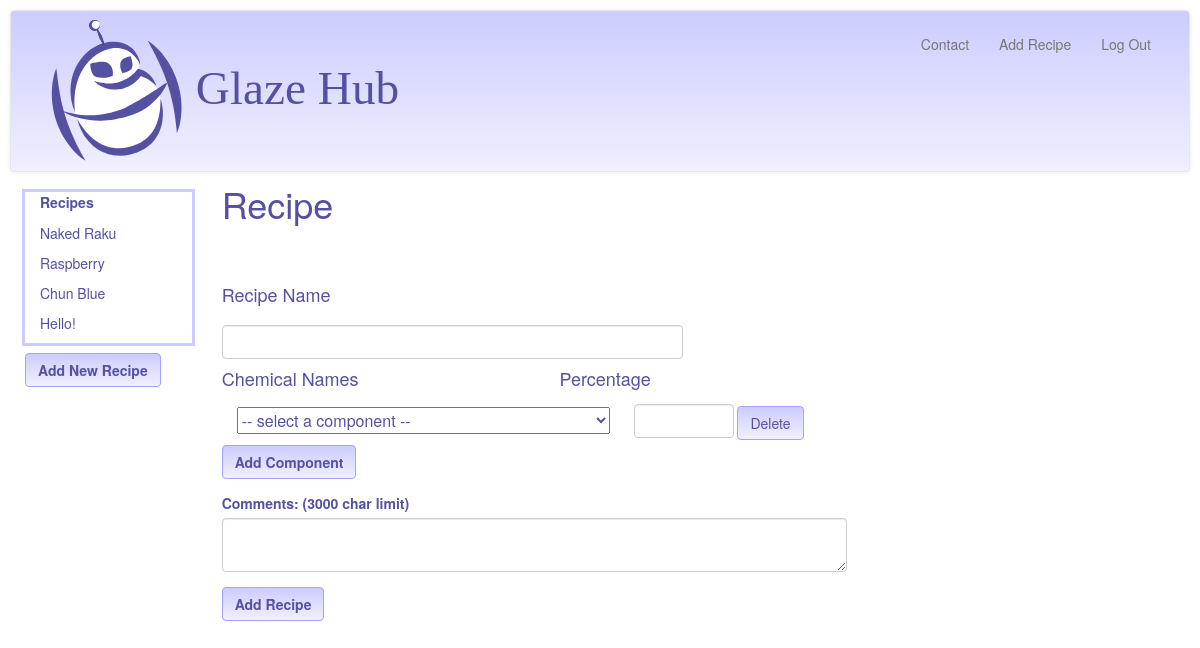
The app's page /addRecipe/4 (signed in), older data.
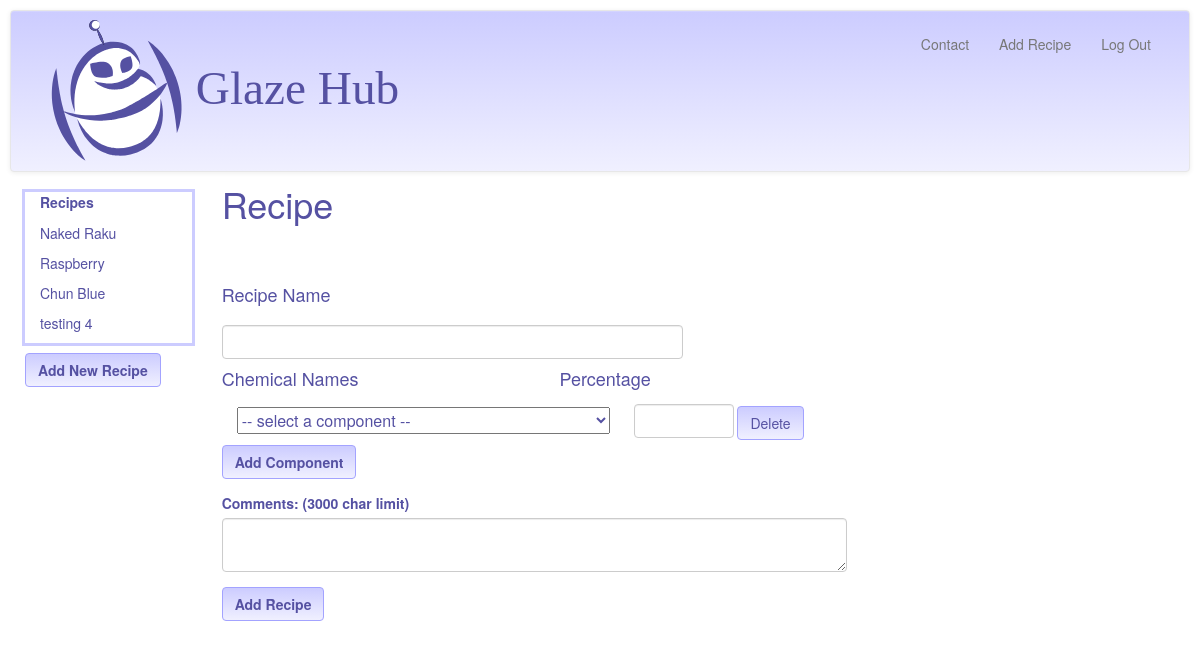
The same page, newer data.
### model.py (models this page shows, shortened)
class Recipe(Base):
	__tablename__ = "recipes"
	id = Column(Integer, primary_key = True)
	recipe_name = Column(String (120))
	user_id = Column(Integer, ForeignKey('users.id'))
	user_notes = Column(String (3000), nullable = True)
	user = relationship("User", backref = backref("recipes", order_by=id))
	@classmethod
	def getRecipeNamesByUserID(cls, user_id):
		return session.query(Recipe).filter_by(user_id = user_id).all()

### glazehub.py (the view)
@app.route("/addRecipe/<int:userViewID>", methods=['GET'])
def showRecipeAddForm(userViewID):
	userLoginID = session["user_id"]
	recipe_name = ""
	if userLoginID != int(userViewID):
		flash ("Invalid User ID. Here are your recipes. 2")
		userViewID = userLoginID
		recipes = model.Recipe.getRecipeNamesByUserID(userLoginID)
		return render_template("user_recipes.html", user_id = userViewID, display_recipes = recipes)
	else:
		display_recipes = showUserRecipeList(userViewID)
		chems = model.session.query(model.Chem).all()
		chemNames = [chem.chem_name for chem in chems]
		components = []
	return render_template("add_recipe.html", chem_names = chemNames, user_id = userViewID,
			display_recipes= display_recipes, recipe_name = recipe_name, components = components)

### glazehub.py (called while the page is built)
def showUserRecipeList(userViewID):
	userLoginID = session["user_id"]
	if userLoginID != int(userViewID):
		flash ("Invalid User ID. Here are your recipes. 3")
		userViewID = userLoginID
		recipes = model.Recipe.getRecipeNamesByUserID(userLoginID)
		return recipes
	else:
		recipes = model.Recipe.getRecipeNamesByUserID(userViewID)
		return recipes

### templates/add_recipe.html (shortened to what this page needs)
{% extends 'base2.html' %}
{% block body %}
<div class = "col-sm-2">
	<div class = "col-sm-12" class = "recipe_list" style="outline: 3px solid #ccccff; margin-bottom:10px" >
    	<label class = "control-label" for="userRecipes">
			Recipes
		</label>
		{% for recipe in display_recipes %}
		<ul style = "margin-top: 6px" class="recipe_names">
			<a class = "recipe_links" href = "/recipecomps/{{recipe.user_id}}/{{recipe.recipe_name }}">
				<li>{{ recipe.recipe_name }}</li></a>
		</ul>
		{% endfor %}
	</div>
	<div class = "row" id = "add_recipe_button">
		<div class = "col-sm-2">
			<a href = "/addRecipe/{{user_id}}">
			<button class ="btn btn-GH" type = "submit" id = "add_recipe">
					<strong>Add New Recipe</strong></button>
			</a>
		</div>
	</div>
</div>
<div class = "col-sm-10" id = "recipe_section" style="margin-top:-2em">
	<h1>Recipe</h1>
	<div id = "compTemplate">
		<div class = "col-sm-12">
		    <select class = "chemlistoptions" name="chem">
		    	<option disabled selected> -- select a component -- </option>
			</select>
			<input class = "form-control percentage" type = "text"
					name="percentage" style = "margin-left: 20px"/>
			<button class="btn btn-GH delete_comp">Delete</button>
		</div>
	</div>
	<form method=post>
		<div class = "row">
			<div class = "form-group" id = "recipename">
				<div class = "col-sm-6">
					<label class = "control-label" for="recipename" id ="recipename">
						<h4>Recipe Name</h4>
					</label>
					<input class = "form-control" type = "text" id = "recipename"
						name="recipename" />
				</div>
			</div>
		</div>
		<div id = "chemicals">
		<div class = "row">
			<div class = "col-sm-4">
				<h4>Chemical Names</h4>
			</div>
			<div class = "col-sm-2" style="margin-left:10px">
				<h4>Percentage</h4>
			</div>
		</div>
			<div id = "chems_percents_tbl">
			<div class = "col-sm-8" style = "margin-left:10px">
				<div class ="row">
					<button id = "add_component" class ="btn btn-GH" style="margin-top:5px; margin-left:-10px" ><strong>Add Component</strong>
					</button>
				</div>
			</div>
			<div class = "row" id = "addNotes">
			<label class = "col-sm-8 control-label" for="userCommentslbl" id ="userCommentslbl" style = "margin-top:1em">
				Comments: (3000 char limit)
			</label>
			</div>
			<div class = "row">
				<div class = "col-sm-8" id = "userComments">
					<textarea class = "form-control" name = "usercomments" type = "text" maxlength = "3000", id = "usercomments" style = " margin-bottom:10px"></textarea>
				</div>
			</div>
				<div class = "col-sm-8">
					<div class = "row">
							<button class ="btn btn-GH" style="margin-top:5px; " type = "submit" id = "add_recipe" value="Add Recipe">
							<strong>Add Recipe</strong>
							</button>
					</div>
				</div>
		</div>
	</form>
</div>
{% endblock %}

Row changes from the older to the newer data that the page shows:
removed Recipe: recipe_name "Hello!"
added Recipe: recipe_name "testing 4"
